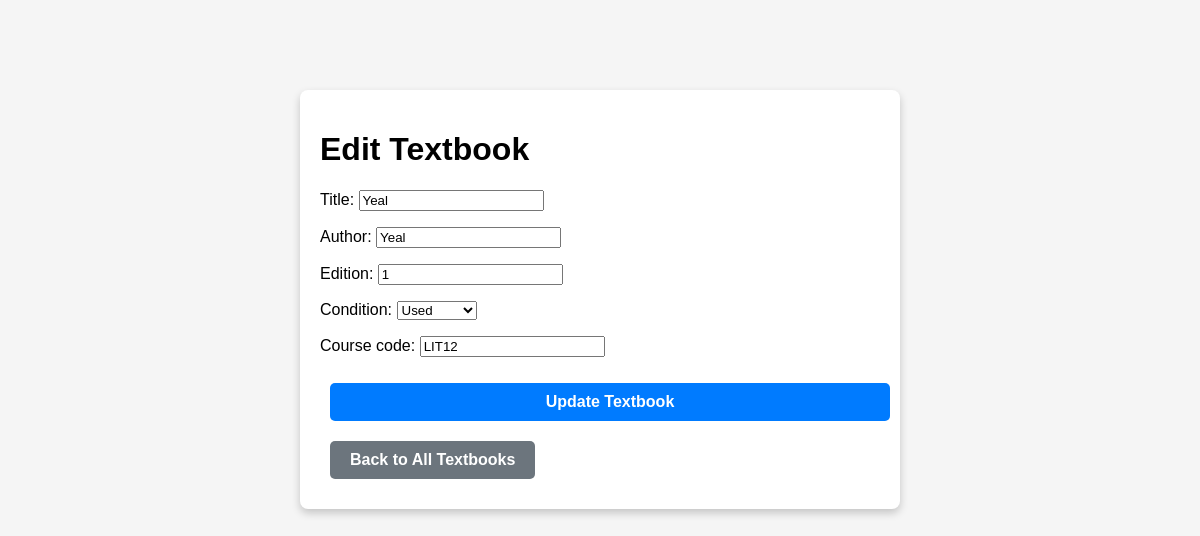
/textbooks/edit/1/, run on the app's committed database.
### BookManager/models.py (models this page shows)
class Textbooks(models.Model):
    title = models.CharField(max_length= 200)
    author = models.CharField(max_length= 200)
    edition = models.CharField(max_length= 200, null=True, blank=True)
    condition = models.CharField(max_length=50, choices=[("New", "New"), ("Used", "Used"), ("Old", "Old"), ("Damaged", "Damaged")])
    course_code = models.CharField(max_length= 50)
    availability = models.BooleanField(default=True)

### BookManager/views.py (the view)
# urls.py: path('textbooks/edit/<int:pk>/', TextbookUpdateView.as_view(), name='textbook_edit'),
class TextbookUpdateView(UpdateView):
    model = Textbooks
    form_class = TextbookForm
    template_name = "textbooks/textbook_form.html"
    success_url = reverse_lazy('all_textbooks')

### BookManager/forms.py
class TextbookForm(forms.ModelForm):
    class Meta:
        model = Textbooks
        fields = ['title', 'author', 'edition', 'condition', 'course_code']
        widgets = {'condition': forms.Select(choices=[('new', 'New'),('used', 'Used'),('old', 'Old'),("damaged", "Damaged")])}

### BookManager/templates/textbooks/textbook_form.html (shortened to what this page needs)
<!DOCTYPE html>
<html lang="en">
<head>
    {% load static %}
    <link rel="stylesheet" href="{% static 'styles.css' %}">
</head>
<body>
    <div class="form-container">
        <h1>{% if object %}Edit{% else %}Add{% endif %} Textbook</h1>
        <form method="post">
            <div class="form-group">
                {{ form.as_p }}
            </div>
            <button type="submit" class="btn">{% if object %}Update{% else %}Add{% endif %} Textbook</button>
        </form>
        <a href="{% url 'all_textbooks' %}" class="btn btn-back">Back to All Textbooks</a>
    </div>
</body>
</html>

### BookManager/static/styles.css (style rules this page uses)
body { font-family: Arial, sans-serif; background-color: #f5f5f5; margin: 20px; padding: 20px; text-align: center; }
.btn { display: inline-block; padding: 10px 20px; margin: 10px; background-color: #007BFF; color: white; text-decoration: none; border-radius: 5px; font-weight: bold; }
.btn-back { background-color: #6c757d; }
.form-container { width: 50%; margin: 50px auto; padding: 20px; background: white; border-radius: 8px; box-shadow: 0px 4px 8px rgba(0, 0, 0, 0.2); text-align: left; }
.form-group { margin-bottom: 15px; }
form p { font-size: 16px; }
button { width: 100%; padding: 10px; background-color: #007BFF; border: none; color: white; font-size: 16px; cursor: pointer; border-radius: 5px; }

### data on the page
Textbooks: title "Yeal", author "Yeal", edition "1", condition "Used", course_code "LIT12"
